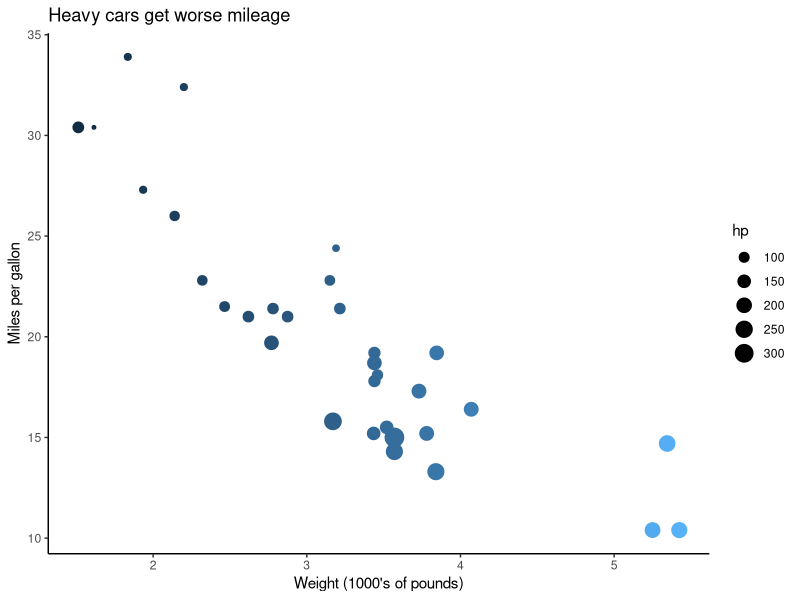

Here is the R script that generated this plot:
# Using R as a calculator
5+4

# Save the result of a calculation as an 'object' using <- or =
# Name it whatever you want
whatever <- 5+3
whatever * 5

# Open up the tidyverse so we can make a graph
library(tidyverse)

# Pre-loaded data in R
mtcars
?mtcars

# Simple functions to learn about your data
# The $ lets you pick a column of a data table: [datatable]$[column]
mean(mtcars$mpg)
summary(mtcars$mpg)
View(mtcars)

# Make a graph with ggplot2!
# The aes() function tells us how columns of the data table turn into 
# elements of your graph.
ggplot(data=mtcars, aes(x = wt, y = mpg, size = hp, color = wt)) +
  geom_point() +
  theme_classic() +
  xlab("Weight (1000's of pounds)") +
  ylab("Miles per gallon") +
  ggtitle("Heavy cars get worse mileage") +
  guides(color = "none")


